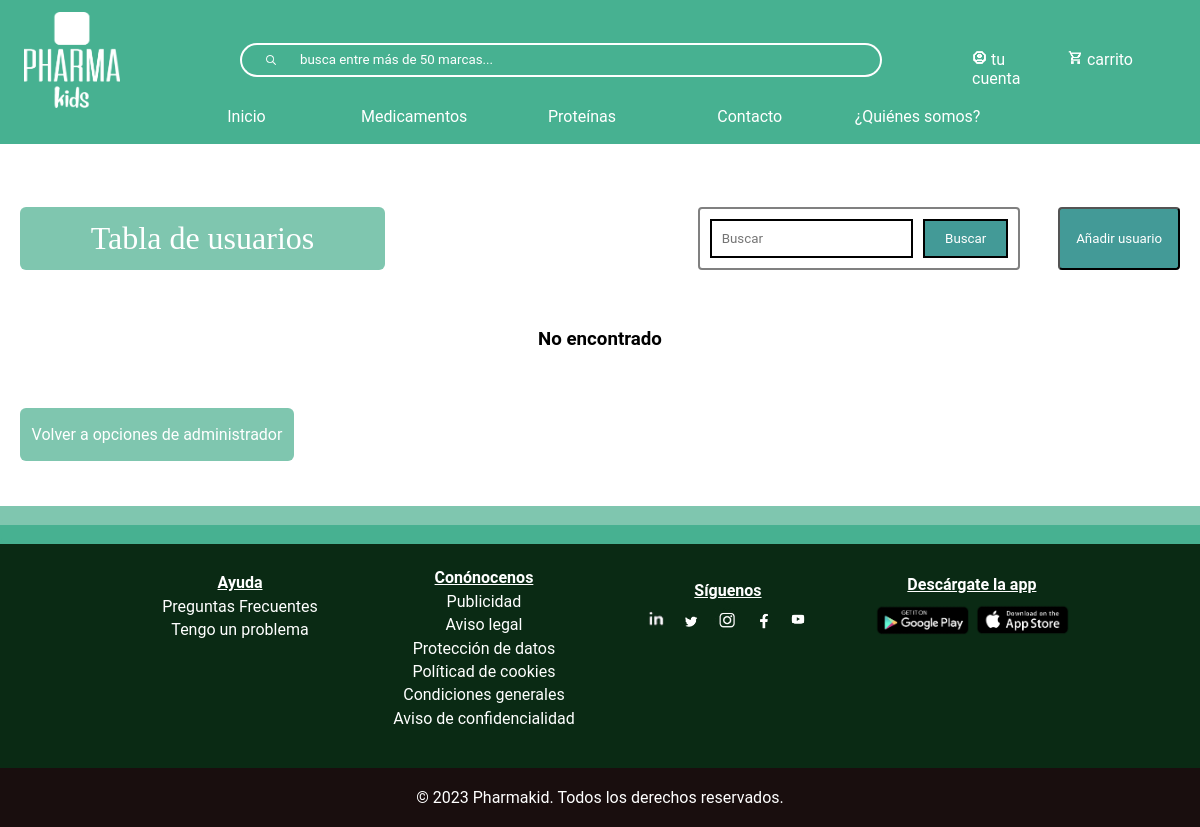
The app's page /tablaUsuario.php, older data.
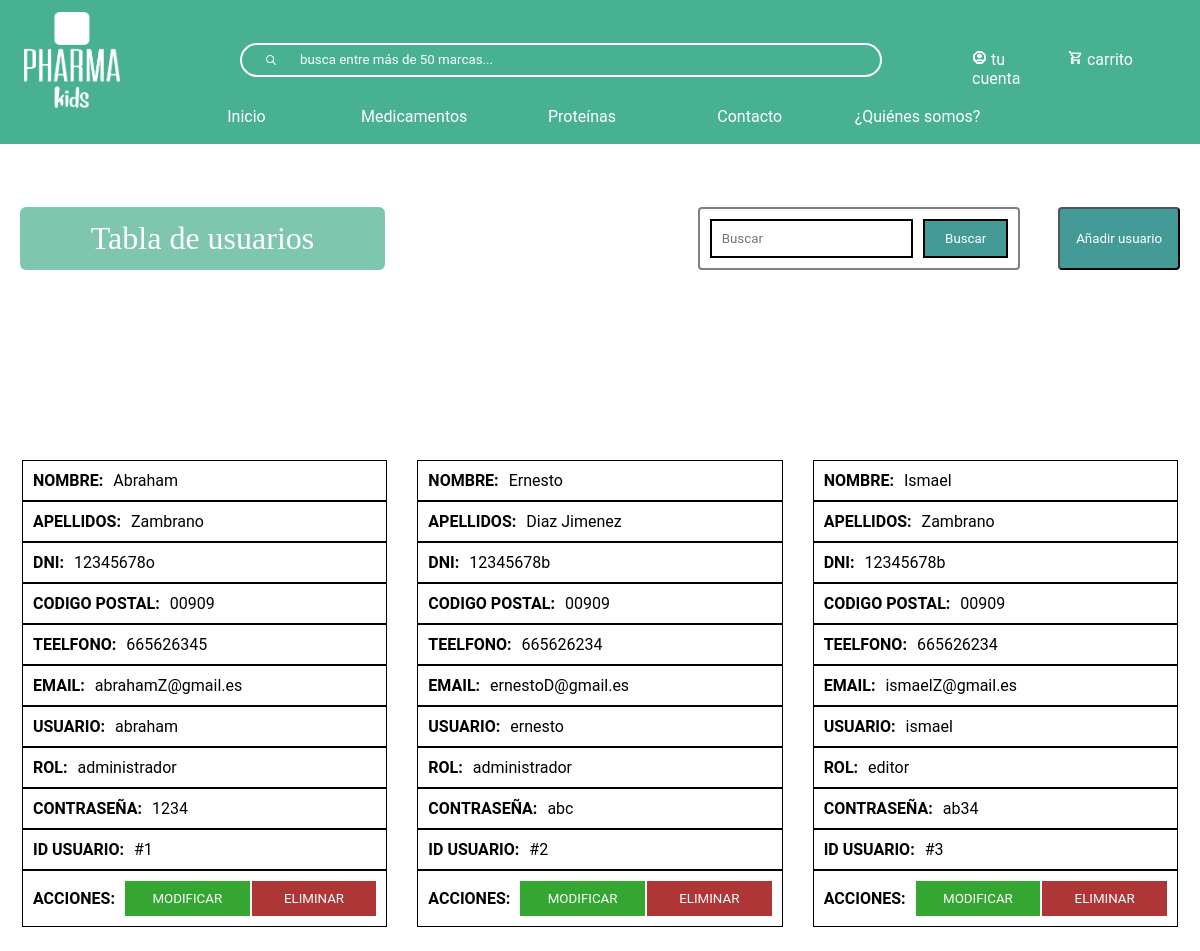
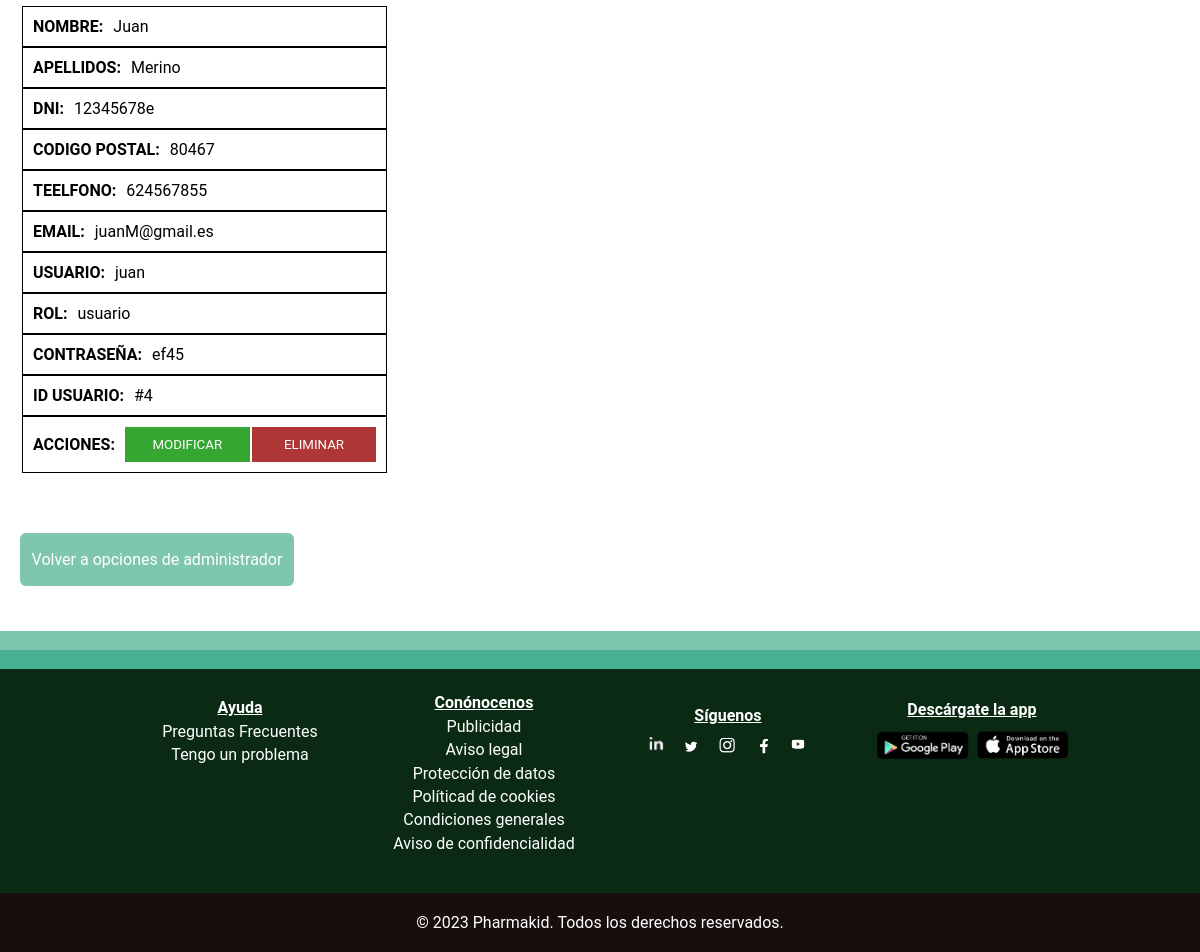
The same page, newer data (2 pictures, top to bottom).
### tables this page shows
CREATE TABLE `usuario` (
  `codigoPostal` varchar(5) NOT NULL,
  `nombre` varchar(50) NOT NULL,
  `apellidos` varchar(100) NOT NULL,
  `email` varchar(100) NOT NULL,
  `usuario` varchar(50) NOT NULL,
  `telefono` int(9) NOT NULL,
  `contrasena` varchar(50) NOT NULL,
  `dni` varchar(9) NOT NULL,
  `idUsuario` varchar(10) NOT NULL,
  `rol` varchar(20) NOT NULL
);

### tablaUsuario.php (the view, shortened to what this page needs)
<?php
include_once("bbdd/connexionBaseDeDatos.php");
?>
<!DOCTYPE html>
<html lang="en">f
<head>
    <link rel="stylesheet" type="text/css" href="css/index.css" >
    <link rel="stylesheet" type="text/css" href="css/header.css" >
    <link rel="stylesheet" type="text/css" href="css/footer.css" >
    <link rel="stylesheet" type="text/css" href="css/tablas.css" >
</head>
<body>
<?php require("footerHeader/header.php")?>
<div id="divTabla">
    <div class="contenedor-botones">
    <h1>Tabla de usuarios</h1>
        <div class="conjunto-buscar-anadir">
            <form action="buscar-usuario.php" class="form-busqueda" method="get" name="formu">
                <div class="botones-filtrar" style="display:flex">
                    <input class="input-busqueda" type="text"name="busqueda"  placeholder="Buscar" />
                    <input class="btn-busqueda" type="submit" value="Buscar"/>
                </div>
            </form>
            <button id="anadirButton">Añadir usuario</button>
        </div>
    </div>
<?php
$sql = mysqli_query($conexion, "SELECT * FROM usuario ORDER BY CAST(SUBSTRING(idUsuario, 2) AS UNSIGNED);");
$resultado = mysqli_num_rows($sql);
if($resultado > 0){
    echo "
    <table id='tabla-user'>
        <thead>
            <tr>
                <th>NOMBRE</th>
                <th>APELLIDOS</th>
                <th>DNI</th>
                <th>CÓDIGO POSTAL</th>
                <th>TELEFONO</th>
                <th>EMAIL</th>
                <th>USUARIO</th>
                <th>ROL</th>
                <th>CONTRASEÑA</th>
                <th>ID USUARIO</th>
                <th>ACCIONES</th>
        </thead>
            </tr>
    <tbody class='clase_tbody'>";
    while ($row = mysqli_fetch_assoc($sql)) {
        $nombre = $row["nombre"];
        $apellido = $row['apellidos'];
        $dni = $row["dni"];
        $cp = $row["codigoPostal"];
        $telefono = $row["telefono"];
        $email = $row["email"];
        $usuario = $row["usuario"];
        $rol = $row["rol"];
        $contrasena = $row["contrasena"];
        $idUsuario = $row["idUsuario"];
        echo"
    <tr>
        <td titulo='NOMBRE:'>$nombre</td>
        <td titulo='APELLIDOS:'>$apellido</td>
        <td titulo='DNI:'>$dni</td>
        <td titulo='CODIGO POSTAL:'>$cp</td>
        <td titulo='TEELFONO:'>$telefono</td>
        <td titulo='EMAIL:'>$email</td>
        <td titulo='USUARIO:'>$usuario</td>
        <td titulo='ROL:'>$rol</td>
        <td titulo='CONTRASEÑA:'>$contrasena</td>
        <td titulo='ID USUARIO:'>$idUsuario</td>
        <td titulo='ACCIONES:'class='td-btn'>
                <button class='modificar'>MODIFICAR</button>
                <button class='eliminar'>ELIMINAR</button>
        </td>
    </tr>
            ";
        }
        echo "</tbody>";
}
else
{
echo "<h3 style='text-align:-webkit-center'>No encontrado</h3>";
}
?>
</table>
<a href="administrador.php">Volver a opciones de administrador</a>
</div>
<?php require("footerHeader/footer.php")?>
</body>
</html>

### footerHeader/header.php (shortened to what this page needs)
<header id="header">
        <nav>
            <img class="imgNav" src="multimedia/logoHeader.png" alt="logo">
            <div id="userInfo">
                <div class="divNav">
                    <img src="multimedia/userIcon.png" alt="User">
                    <?php if(isset($_SESSION["usuario"])):?>
                        <a id="nombreUsuario" href="<?php echo $_SESSION['rol'] . '.php';?>"><?php echo $_SESSION['usuario'];?></a>
                    <?php else:?>
                        <a id="nombreUsuario" href="loggin.php">tu cuenta</a>
                    <?php endif;?>
                </div>
                <div class="divNav">
                    <img src="multimedia/shopping.png" alt="carrito">
                    <?php if(isset($_SESSION["usuario"])):?>
                        <a id="carrito" href="carrito.php">carrito</a>
                    <?php else:?>
                        <a id="carrito" href="loggin.php">carrito</a>
                    <?php endif;?>
                </div>
            </div>
            <div>
                <form id="buscador">
                    <button><img id="lupa" src="multimedia/search.png" alt=""></button>
                    <input type="search" name="buscadorProtMed" placeholder="busca entre más de 50 marcas...">
                </form>
            </div>
            <div class="linksNavegacion">
                <a class="navLink" href="index.php">Inicio</a>
                <a class="navLink" href="medicamentos.php">Medicamentos</a>
                <a class="navLink" href="proteinas.php">Proteínas</a>
                <?php if(isset($_SESSION["usuario"])):?>
                    <a class="navLink" href="profesionales.php">Contacto</a>
                <?php else:?>
                    <a class="navLink" href="loggin.php">Contacto</a>
                <?php endif;?>
                <a class="navLink" href="quienesSomos.php">¿Quiénes somos?</a>
            </div>
        </nav>
    </header>

### footerHeader/footer.php
<footer>
       <div class="barraFooter"><p>.</p></div>
       <div class="barraFooter2"><p>.</p></div>
       <div id="footer1">
           <div id="ayuda">
               <h4>Ayuda</h4>
               <a href="preguntasFrecuentes.php">Preguntas Frecuentes</a>
               <a href="tengoUnProblema.php">Tengo un problema</a>
           </div>
           <div id="conocenos">
               <h4>Conónocenos</h4>
               <a href="publicidad.php">Publicidad</a>
               <a href="aviso_legal.php">Aviso legal</a>
               <a href="proteccion_datos.php">Protección de datos</a>
               <a href="politica-cookies.php">Políticad de cookies</a>
               <a href="condiciones-generales.php">Condiciones generales</a>
               <a href="aviso-confidencialidad.php">Aviso de confidencialidad</a>
           </div>
       </div>
       <div id="footer2">
               <div id="siguenos">
                   <h4>Síguenos</h4>
                   <img src="multimedia/in.png" alt="in">
                   <a href="https://twitter.com/" target="_blank"><img src="multimedia/twitterIcon.png" alt="twitterIcon" ></a>
                   <a href="https://www.instagram.com/" target="_blank"><img src="multimedia/instagramIcon.png" alt="instagramIcon"></a>
                   <a href="https://www.facebook.com/" target="_blank"><img src="multimedia/facebookIcon.png" alt="facebookIcon"></a>
                   <a href="https://www.youtube.com/" target="_blank"><img src="multimedia/youtebeIcon.png" alt="youtubeIcon"></a>
               </div>
               <div id="descarga">
                   <h4>Descárgate la app</h4>
                   <a href="https://play.google.com/store/apps?hl=es&gl=US" target="_blank"><img src="multimedia/googleIcon.png" alt="googleIcon"></a>
                   <a href="https://www.apple.com/es/app-store/" target="_blank"><img src="multimedia/appleIcon.png" alt="appstoreicon"></a>
               </div>
       </div>
       <div class="sitemap">
           <p>&copy; 2023 Pharmakid. Todos los derechos reservados.</p>
       </div>
   </footer>

### css/index.css (style rules this page uses)
* { font-family: "Roboto"; padding: 0; margin: 0; box-sizing: border-box; }

### css/header.css (style rules this page uses)
* { margin: 0; box-sizing: border-box; }
a { text-decoration: none; }
header { position: fixed; background-color: #47B191; color: #FFFFFF; width: 100%; height: 9em; z-index: 1000; top: 0; }
header a { color: #FFFFFF; }
header form { position: absolute; left: 20%; top: 30%; width: 50%; }
.imgNav { position: absolute; height: 7em; width: 7em; top: 8%; left: 4%; }
header input[type="search"] { border: 2px solid #FFFFFF; border-left: none; border-radius: 0 2em 2em 0; width: 97%; height: 2.5em; background-color: #47B191; color: #FFFFFF; position: absolute; }
header input[type="search"]::placeholder { color: #FFFFFF; }
header button { border: 2px solid #FFFFFF; border-right: none; height: 2.5em; width: 10%; border-radius: 2em 0 0 2em; background-color: #47B191; margin: 0; padding: 0; }
#lupa { width: 10px; height: 10px; }
.divNav { position: absolute; }
.linksNavegacion { position: absolute; left: 3%; bottom: 0%; width:91%; text-align: center; }
.linksNavegacion a { display: inline-block; padding-top: 1%; height: 3em; width: 15%; border-radius: 2%; }
@media only screen and (max-width: 1200px) { .imgNav { height: 6em; width: 6em; left: 2%; } }
@media only screen and (max-width: 1200px) { .divNav:nth-last-of-type(2) { right:13%; } }
.divNav:nth-last-of-type(2) { left: 81%; top: 35%; }
.divNav:last-child { left: 89%; top: 35%; }
.divNav:nth-last-of-type(2) img, .divNav:last-child img { width: 15px; height:15px; }

### css/footer.css (style rules this page uses)
.barraFooter, .barraFooter2 { width: 100%; }
.barraFooter { background-color: #7FC6AF; color: #7FC6AF; }
.barraFooter2 { background-color: #47B191; color: #47B191; }
footer { color: #FFFFFF; background-color: #0a2a14; }
#ayuda, #conocenos, #descarga, #siguenos { display: inline-block; width: 20%; text-align: center; }
#descarga h4 { margin-bottom: 10px; }
#conocenos { display: inline-block; width: 20%; text-align: center; vertical-align: top; padding: 20px 10px; min-height: 200px; }
#ayuda a,#conocenos a { display: block; }
#ayuda a, #conocenos a, #ayuda h4, #conocenos h4 { margin-top: 2%; }
h4 { text-decoration: underline; }
#ayuda { margin-left: 10%; padding-top: 24px; }
#siguenos img { width: 13%; }
#descarga img { width: 40%; }
footer a { color: #FFFFFF; }
#footer2, #footer1 { display: inline; }
.sitemap { text-align: center; margin-top: 20px; background-color: #190e0e; width: 100%; padding: 20px; }

Row changes from the older to the newer data that the page shows:
added usuario: nombre "Abraham", apellidos "Zambrano", dni "12345678o", codigoPostal "00909", telefono "665626345", email "abrahamZ@gmail.es", usuario "abraham", rol "administrador", contrasena "1234", idUsuario "#1"
added usuario: nombre "Ernesto", apellidos "Diaz Jimenez", dni "12345678b", codigoPostal "00909", telefono "665626234", email "ernestoD@gmail.es", usuario "ernesto", rol "administrador", contrasena "abc", idUsuario "#2"
added usuario: nombre "Ismael", apellidos "Zambrano", dni "12345678b", codigoPostal "00909", telefono "665626234", email "ismaelZ@gmail.es", usuario "ismael", rol "editor", contrasena "ab34", idUsuario "#3"
added usuario: nombre "Juan", apellidos "Merino", dni "12345678e", codigoPostal "80467", telefono "624567855", email "juanM@gmail.es", usuario "juan", rol "usuario", contrasena "ef45", idUsuario "#4"
Text that changed along with them:
text no longer shown: "No encontrado"
